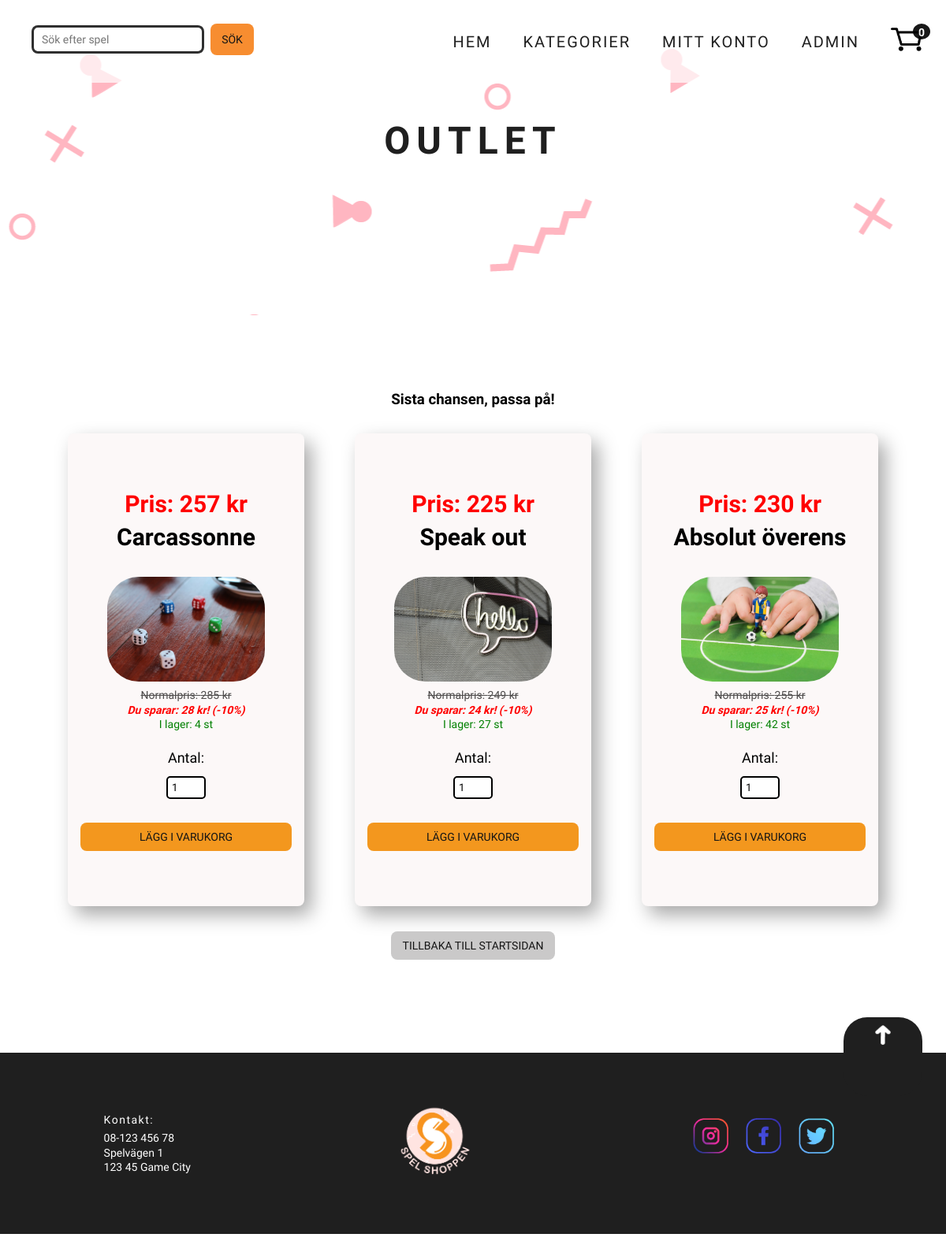
The app's page /lastChance/lastChance.php, older data.
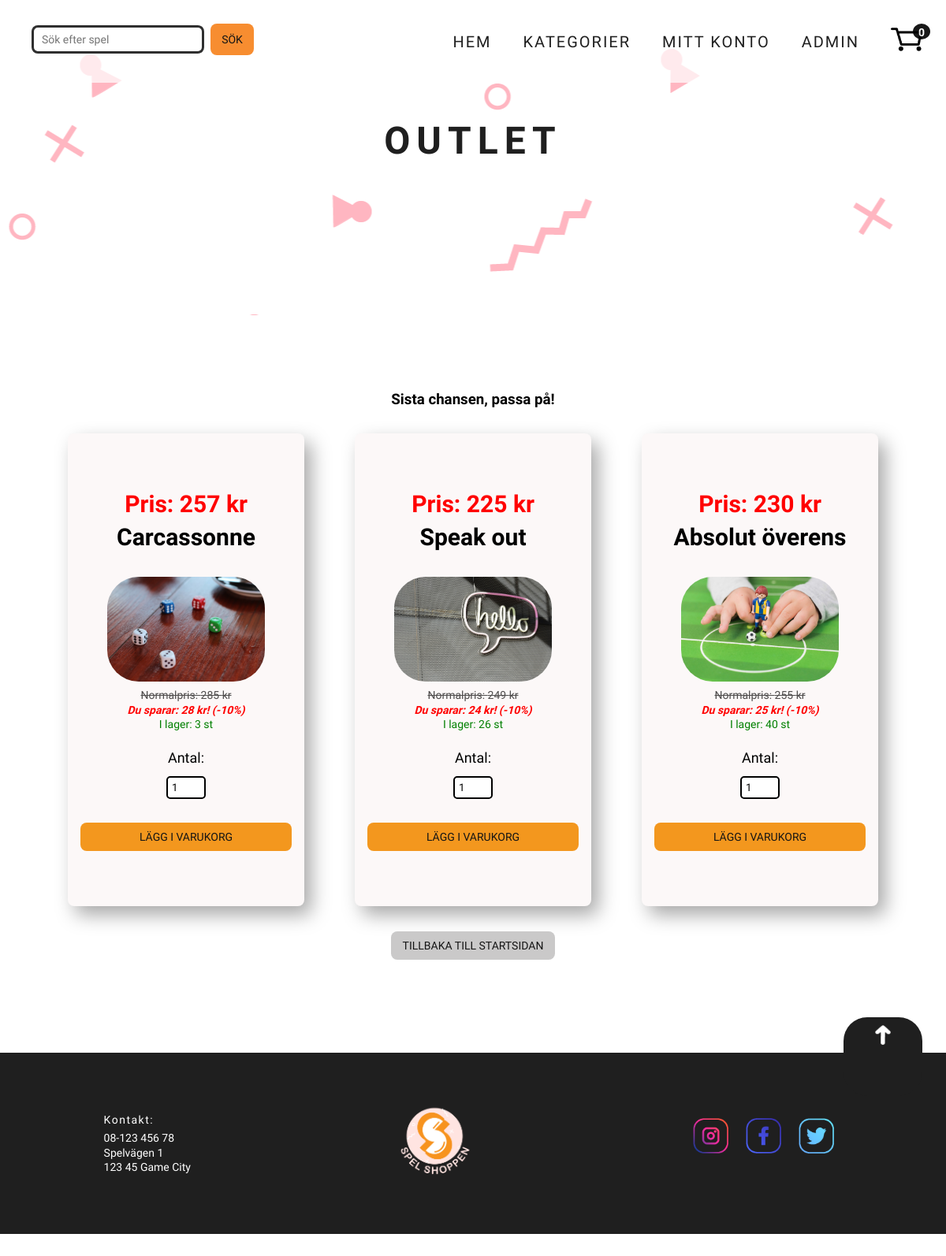
The same page, newer data.
### tables this page shows
CREATE TABLE `webshop_products` (
  `productid` int(11) NOT NULL,
  `categoryid` int(11) NOT NULL,
  `title` varchar(500) NOT NULL,
  `description` varchar(1000) NOT NULL,
  `price` decimal(10,0) NOT NULL,
  `quantity` int(11) NOT NULL,
  `productimg` varchar(1000) NOT NULL,
  `date` datetime NOT NULL DEFAULT CURRENT_TIMESTAMP
);

### lastChance/lastChance.php (the view, shortened to what this page needs)
<?php
  require_once '../second_header_extern.php';
require_once '../config/db.php';
$sqlDate = "SELECT * FROM `webshop_products` WHERE quantity > 0 ORDER BY date ASC LIMIT 3";
$stmtDate = $db->prepare($sqlDate);
$stmtDate->execute();
?>
<h2 class="category_name">Outlet</h2>
</header>
<main>
<main>
<h3>Sista chansen, passa på!</h3>
<div class="product_container">
<?php
while ($row = $stmtDate->fetch(PDO::FETCH_ASSOC)) :
  $outletTitle = htmlspecialchars($row['title']);
  $outletOrigPrice = htmlspecialchars($row['price']);
  $outletProductid = htmlspecialchars($row['productid']);
  $outletQuantity = htmlspecialchars($row['quantity']);
  $productimg = unserialize($row['productimg']);
  $percentage = 0.9;
  $outletPrice = ceil($outletOrigPrice * $percentage);
  $savings = $outletOrigPrice - $outletPrice;
  if ($outletQuantity == "0") {
    $any_items = "<span>Finns EJ i lager</span>";
  } else {
    $any_items = "I lager: " . $outletQuantity . " st";
  }
    echo
    "<div class='product_card'>
          <p class='product_price-outlet'>Pris: $outletPrice kr</p>
          <a href= '../product/product_info.php? id=$outletProductid'
          class='product_title'>$outletTitle</a>";
          if(!empty($productimg) && $productimg[0] !== ""){
            echo "<img src='../images/$productimg[0]' class='product_img'>";
            }
          echo "<p class='product_price-old'>Normalpris: $outletOrigPrice kr</p>
          <p class='product_price-savings'>Du sparar: $savings kr! (-10%) </p>
          <p class='any-items'>$any_items</p>
          <p class='hidden-price' style='display:none;'>$outletOrigPrice</p>
          <p class='hidden-outletPrice' style='display:none;'>$outletPrice</p>
          <p class='hidden-quantity' style='display:none;'>$outletQuantity</p>
          <p class='hidden-productid' style='display:none'>$outletProductid</p>
          <label for='cartQty'>Antal:</label>";
          if ($outletQuantity == "0") {
            echo "";
        }else{
          echo "<input type='number' onkeydown='javascript: return event.keyCode === 8 ||
          event.keyCode === 46 ? true : !isNaN(Number(event.key))' id='cartQty' name='cartQty' class='cartQty' min='1' max='$outletQuantity' value='1'>
           <button class='cart-btn product_card-btn'>Lägg i varukorg</button>";
        }
      echo "</div>";
endwhile;
?>
</div>
<a href="../index.php">
  <button class="btn-back">Tillbaka till startsidan</button>
</a>
<?php
require_once "../footer.php"
?>

Row changes from the older to the newer data that the page shows:
changed webshop_products "Carcassonne": quantity "I lager: 4 st" → "I lager: 3 st"
changed webshop_products "Speak out": quantity "I lager: 27 st" → "I lager: 26 st"
changed webshop_products "Absolut överens": quantity "I lager: 42 st" → "I lager: 40 st"
